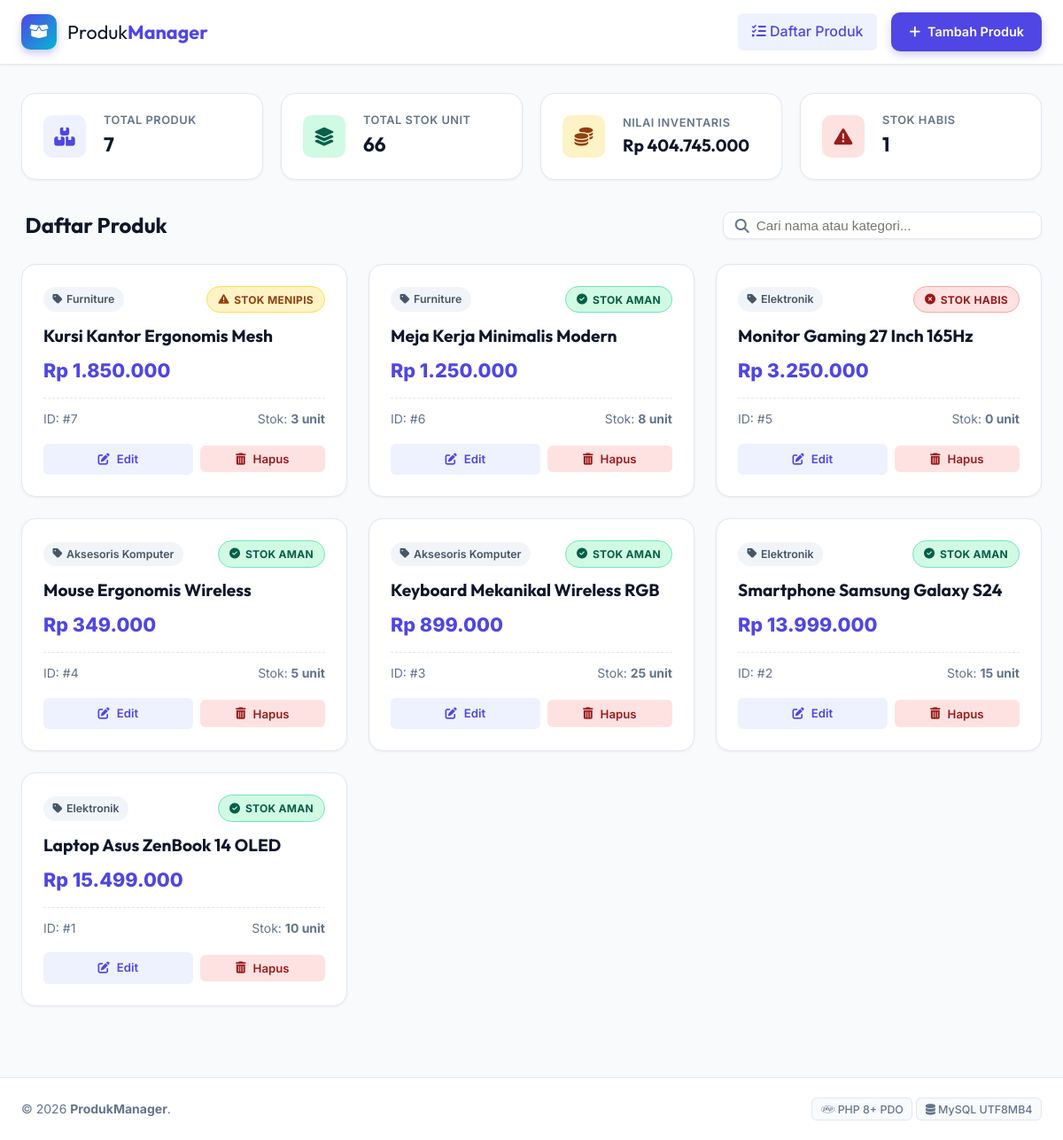
The page / on the database its author committed.
### tables this page shows
CREATE TABLE IF NOT EXISTS products (
    id INT AUTO_INCREMENT PRIMARY KEY,
    name VARCHAR(255) NOT NULL UNIQUE,
    category VARCHAR(100) NOT NULL,
    price DECIMAL(12, 2) NOT NULL CHECK (price > 0),
    stock INT NOT NULL DEFAULT 0 CHECK (stock >= 0),
    created_at TIMESTAMP DEFAULT CURRENT_TIMESTAMP,
    updated_at TIMESTAMP DEFAULT CURRENT_TIMESTAMP ON UPDATE CURRENT_TIMESTAMP,
    INDEX idx_products_name (name),
    INDEX idx_products_category (category)
);

### includes/functions.php (called while the page is built, shortened)
<?php
function format_rupiah($number) {
    return 'Rp ' . number_format((float)$number, 0, ',', '.');
}

### public/index.php (the view, shortened to what this page needs)
<?php
require_once __DIR__ . '/../includes/functions.php';
$pdo = getDBConnection();
$search = isset($_GET['q']) ? trim($_GET['q']) : '';
try {
    if (!empty($search)) {
        $stmt = $pdo->prepare("SELECT * FROM products WHERE name LIKE :name OR category LIKE :category ORDER BY id DESC");
        $stmt->execute([
            'name' => '%' . $search . '%',
            'category' => '%' . $search . '%'
        ]);
    } else {
        $stmt = $pdo->prepare("SELECT * FROM products ORDER BY id DESC");
        $stmt->execute();
    }
    $products = $stmt->fetchAll();
    $stmtCount = $pdo->prepare("SELECT COUNT(*) FROM products");
    $stmtCount->execute();
    $statTotalProducts = $stmtCount->fetchColumn();
    $stmtStock = $pdo->prepare("SELECT COALESCE(SUM(stock), 0) FROM products");
    $stmtStock->execute();
    $statTotalStock = $stmtStock->fetchColumn();
    $stmtOut = $pdo->prepare("SELECT COUNT(*) FROM products WHERE stock = 0");
    $stmtOut->execute();
    $statOutOfStock = $stmtOut->fetchColumn();
    $stmtVal = $pdo->prepare("SELECT COALESCE(SUM(price * stock), 0) FROM products");
    $stmtVal->execute();
    $statTotalValue = $stmtVal->fetchColumn();
} catch (PDOException $e) {
    error_log("[" . date('Y-m-d H:i:s') . "] Index Page Query Error: " . $e->getMessage());
    set_flash('danger', 'Terjadi kesalahan sistem saat mengambil data produk.');
    $products = [];
    $statTotalProducts = $statTotalStock = $statOutOfStock = $statTotalValue = 0;
}
require_once __DIR__ . '/../includes/header.php';
?>
<div class="stats-grid">
    <div class="stat-card">
        <div class="stat-icon primary">
            <i class="fa-solid fa-boxes-stacked"></i>
        </div>
        <div class="stat-info">
            <h4>Total Produk</h4>
            <div class="stat-value"><?= htmlspecialchars(number_format($statTotalProducts), ENT_QUOTES, 'UTF-8') ?></div>
        </div>
    </div>
    <div class="stat-card">
        <div class="stat-icon success">
            <i class="fa-solid fa-layer-group"></i>
        </div>
        <div class="stat-info">
            <h4>Total Stok Unit</h4>
            <div class="stat-value"><?= htmlspecialchars(number_format($statTotalStock), ENT_QUOTES, 'UTF-8') ?></div>
        </div>
    </div>
    <div class="stat-card">
        <div class="stat-icon warning">
            <i class="fa-solid fa-coins"></i>
        </div>
        <div class="stat-info">
            <h4>Nilai Inventaris</h4>
            <div class="stat-value" style="font-size:1.2rem;"><?= htmlspecialchars(format_rupiah($statTotalValue), ENT_QUOTES, 'UTF-8') ?></div>
        </div>
    </div>
    <div class="stat-card">
        <div class="stat-icon danger">
            <i class="fa-solid fa-triangle-exclamation"></i>
        </div>
        <div class="stat-info">
            <h4>Stok Habis</h4>
            <div class="stat-value"><?= htmlspecialchars(number_format($statOutOfStock), ENT_QUOTES, 'UTF-8') ?></div>
        </div>
    </div>
</div>
<div class="section-bar">
    <h2><i class="fa-solid fa-grid-2"></i> Daftar Produk</h2>
    <form action="index.php" method="GET" class="search-box">
        <i class="fa-solid fa-magnifying-glass"></i>
        <input type="text" name="q" placeholder="Cari nama atau kategori..." value="<?= htmlspecialchars($search, ENT_QUOTES, 'UTF-8') ?>">
    </form>
</div>
<?php if (count($products) > 0): ?>
    <div class="products-grid">
        <?php foreach ($products as $p): ?>
            <div class="product-card">
                <div class="card-top">
                    <span class="category-tag">
                        <i class="fa-solid fa-tag"></i> <?= htmlspecialchars($p['category'], ENT_QUOTES, 'UTF-8') ?>
                    </span>
                    <div>
                        <?php if ($p['stock'] == 0): ?>
                            <span class="badge badge-danger"><i class="fa-solid fa-xmark-circle"></i> Stok Habis</span>
                        <?php elseif ($p['stock'] < 5): ?>
                            <span class="badge badge-warning"><i class="fa-solid fa-triangle-exclamation"></i> Stok Menipis</span>
                        <?php else: ?>
                            <span class="badge badge-success"><i class="fa-solid fa-check-circle"></i> Stok Aman</span>
                        <?php endif; ?>
                    </div>
                </div>
                <h3 class="card-title">
                    <?= htmlspecialchars($p['name'], ENT_QUOTES, 'UTF-8') ?>
                </h3>
                <div class="card-price">
                    <?= htmlspecialchars(format_rupiah($p['price']), ENT_QUOTES, 'UTF-8') ?>
                </div>
                <div class="card-meta">
                    <span>ID: #<?= htmlspecialchars((string)$p['id'], ENT_QUOTES, 'UTF-8') ?></span>
                    <span>Stok: <strong><?= htmlspecialchars(number_format($p['stock']), ENT_QUOTES, 'UTF-8') ?> unit</strong></span>
                </div>
                <div class="card-actions">
                    <a href="edit.php?id=<?= htmlspecialchars((string)$p['id'], ENT_QUOTES, 'UTF-8') ?>" class="btn btn-sm btn-icon-edit">
                        <i class="fa-solid fa-pen-to-square"></i> Edit
                    </a>
                    <form action="delete.php" method="POST" onsubmit="return confirm('Apakah Anda yakin ingin menghapus produk <?= htmlspecialchars(addslashes($p['name']), ENT_QUOTES, 'UTF-8') ?>?');" style="flex: 1; display: flex;">
                        <button type="submit" class="btn btn-sm btn-icon-delete" style="width: 100%;">
                            <i class="fa-solid fa-trash-can"></i> Hapus
                        </button>
                    </form>
                </div>
            </div>
        <?php endforeach; ?>
    </div>
<?php endif; ?>
<?php require_once __DIR__ . '/../includes/footer.php'; ?>

### includes/header.php (shortened to what this page needs)
<?php
require_once __DIR__ . '/functions.php';
?>
<!DOCTYPE html>
<html lang="id">
<head>
    <link rel="stylesheet" href="https://cdnjs.cloudflare.com/ajax/libs/font-awesome/6.5.1/css/all.min.css">
    <link rel="stylesheet" href="../assets/style.css">
</head>
<body>
    <header class="main-header">
        <div class="container header-container">
            <a href="index.php" class="brand-logo">
                <div class="logo-icon"><i class="fa-solid fa-box-open"></i></div>
                <span>Produk<strong>Manager</strong></span>
            </a>
            <nav class="nav-menu">
                <a href="index.php" class="nav-link <?= (basename($_SERVER['PHP_SELF']) == 'index.php') ? 'active' : '' ?>">
                    <i class="fa-solid fa-list-check"></i> Daftar Produk
                </a>
                <a href="create.php" class="btn btn-primary">
                    <i class="fa-solid fa-plus"></i> Tambah Produk
                </a>
            </nav>
        </div>
    </header>
    <main class="main-content container">

### includes/footer.php
    </main>
    <footer class="main-footer">
        <div class="container footer-container">
            <p>&copy; <?= date('Y') ?> <strong>ProdukManager</strong>.</p>
            <div class="footer-badges">
                <span class="badge-tech"><i class="fa-brands fa-php"></i> PHP 8+ PDO</span>
                <span class="badge-tech"><i class="fa-solid fa-database"></i> MySQL UTF8MB4</span>
            </div>
        </div>
    </footer>
</body>
</html>

### rows shown on the page
products: category "Furniture", shows "STOK MENIPIS", name "Kursi Kantor Ergonomis Mesh", price "Rp 1.850.000", id "7", stock "3"
products: category "Furniture", shows "STOK AMAN", name "Meja Kerja Minimalis Modern", price "Rp 1.250.000", id "6", stock "8"
products: category "Elektronik", shows "STOK HABIS", name "Monitor Gaming 27 Inch 165Hz", price "Rp 3.250.000", id "5", stock "0"
products: category "Aksesoris Komputer", shows "STOK AMAN", name "Mouse Ergonomis Wireless", price "Rp 349.000", id "4", stock "5"
products: category "Aksesoris Komputer", shows "STOK AMAN", name "Keyboard Mekanikal Wireless RGB", price "Rp 899.000", id "3", stock "25"
products: category "Elektronik", shows "STOK AMAN", name "Smartphone Samsung Galaxy S24", price "Rp 13.999.000", id "2", stock "15"
products: category "Elektronik", shows "STOK AMAN", name "Laptop Asus ZenBook 14 OLED", price "Rp 15.499.000", id "1", stock "10"

### other values the page prints
$statTotalProducts "7"
$statTotalStock "66"
format_rupiah($statTotalValue) "Rp 404.745.000"
$statOutOfStock "1"
